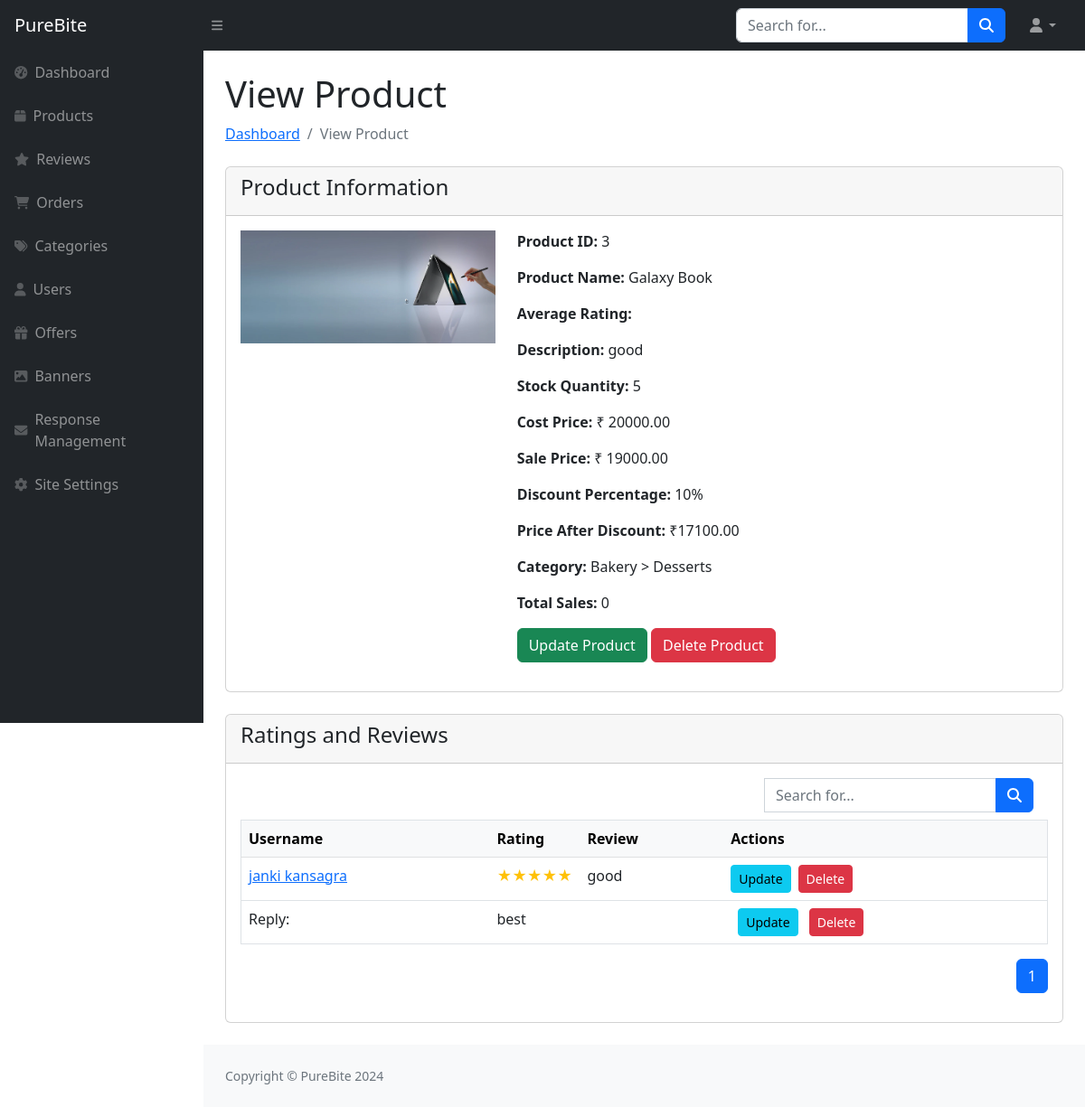
The page /Admin/view-product.php?product_id=3 on the database its author committed.
### tables this page shows
CREATE TABLE `product_details_tbl` (
  `Product_Id` int(11) NOT NULL,
  `Category_Id` int(11) NOT NULL,
  `Product_Name` varchar(100) NOT NULL,
  `Description` text NOT NULL,
  `Product_Image` varchar(255) NOT NULL,
  `Sale_Price` decimal(10,2) NOT NULL,
  `Cost_Price` decimal(10,2) NOT NULL,
  `Discount` tinyint(4) NOT NULL,
  `stock` int(11) NOT NULL DEFAULT 0,
  `is_active` tinyint(1) NOT NULL DEFAULT 1
);

CREATE TABLE `review_details_tbl` (
  `Review_Id` int(11) NOT NULL,
  `Reply_To` int(11) DEFAULT NULL,
  `Product_Id` int(11) DEFAULT NULL,
  `User_Id` int(11) NOT NULL,
  `Rating` int(11) DEFAULT NULL,
  `Review` text NOT NULL,
  `Review_Date` datetime NOT NULL
);

CREATE TABLE `user_details_tbl` (
  `User_Id` int(11) NOT NULL,
  `User_Role_Id` int(11) DEFAULT 0,
  `First_Name` varchar(50) NOT NULL,
  `Last_Name` varchar(50) NOT NULL,
  `Password` varchar(20) NOT NULL,
  `Email` varchar(320) NOT NULL,
  `Mobile_No` varchar(20) NOT NULL,
  `Active_Status` tinyint(4) NOT NULL,
  `Profile_Picture` varchar(255) DEFAULT 'default-img.png'
);

### Admin/view-product.php (the view, shortened to what this page needs)
<?php include "sidebar.php" ;
$product_id = $_GET['product_id'];
$query = "select product.`Product_Id`, product.`Category_Id`, product.`Product_Name`, product.`Description`, product.`Product_Image`, product.`Sale_Price`, product.`Cost_Price`, product.`Discount`, product.`stock` , round(avg(review.Rating)) 'Rating', round(Sale_Price-Sale_Price*Discount/100,2) 'Price',COUNT(o.Order_Id) 'Sold_Quantity' from product_details_tbl as product left join review_details_tbl as review on product.Product_Id = review.Product_Id left join order_details_tbl as o on o.Product_Id = review.Product_Id group by Product_Id having Product_Id=$product_id";
$result = mysqli_query($con,$query);
$product = mysqli_fetch_assoc($result);
$search = isset($_GET['search']) ? $_GET['search'] : '';
$search_query = '';
$query = "
    SELECT
        r.Review_Id, r.Rating, r.Review, r.Review_Date,
        p.Product_Id, p.Product_Name, p.Product_Image,
        u.User_Id, u.First_Name, u.Last_Name,
        r1.Review_Id as 'Reply_Id', r1.Review as 'Reply'
    FROM review_details_tbl r
    JOIN product_details_tbl p ON r.Product_Id = p.Product_Id
    JOIN user_details_tbl u ON r.User_Id = u.User_Id
    left join review_details_tbl r1 on r.Review_Id = r1.Reply_To
    $search_query
";
$result = mysqli_query($con, $query);
$total_records = mysqli_num_rows($result);
$records_per_page = 10;
$total_pages = ceil($total_records / $records_per_page);
$page = isset($_GET['page']) ? $_GET['page'] : 1;
$start_from = ($page - 1) * $records_per_page;
$query .= " LIMIT $start_from, $records_per_page";
$result = mysqli_query($con, $query);
?>
<div id="layoutSidenav_content">
    <div class="container-fluid px-4">
        <h1 class="mt-4">View Product</h1>
        <ol class="breadcrumb mb-4">
            <li class="breadcrumb-item"><a href="index.php">Dashboard</a></li>
            <li class="breadcrumb-item active">View Product</li>
        </ol>
        <div class="card mb-4">
            <div class="card-header">
                <h4>Product Information</h4>
            </div>
            <div class="card-body">
                <div class="row mb-3">
                    <div class="col-md-4">
                        <img src="..\img\items\products\<?php echo $product["Product_Image"]; ?>" alt="Product Photo" class="img-fluid">
                    </div>
                    <div class="col-md-8">
                        <p><strong>Product ID:</strong> <?php echo $product["Product_Id"]; ?></p>
                        <p><strong>Product Name:</strong> <?php echo $product["Product_Name"]; ?></p>
                        <p><strong>Average Rating:</strong>  <?php echo $product["Rating"]; ?></p>
                        <p><strong>Description:</strong>  <?php echo $product["Description"]; ?></p>
                        <p><strong>Stock Quantity:</strong>  <?php echo $product["stock"]; ?></p>
                        <p><strong>Cost Price:</strong> ₹ <?php echo $product["Cost_Price"]; ?></p>
                        <p><strong>Sale Price:</strong> ₹ <?php echo $product["Sale_Price"]; ?></p>
                        <p><strong>Discount Percentage:</strong>  <?php echo $product["Discount"]; ?>%</p>
                        <p><strong>Price After Discount:</strong> ₹<?php echo $product["Price"]; ?></p>
                        <p><strong>Category:</strong> Bakery > Desserts</p>
                        <p><strong>Total Sales:</strong>  <?php echo $product["Sold_Quantity"]; ?></p>
                        <a class="btn btn-success" href="update-product.php?product_id=<?php echo $product["Product_Id"]; ?>">Update Product</a>
                        <button class="btn btn-danger" data-bs-toggle="modal" data-bs-target="#deleteModal">Delete Product</button>
                    </div>
                </div>
            </div>
        </div>
        <div class="card mb-4 text-nowrap">
            <div class="card-header">
                <h4>Ratings and Reviews</h4>
            </div>
            <div class="card-body">
                <div class="d-flex justify-content-end mb-2">
                    <form class="d-none d-md-inline-block form-inline ms-auto me-0 me-md-3 my-2 my-md-0">
                        <div class="input-group">
                            <input class="form-control" type="text" placeholder="Search for..." aria-label="Search for..." aria-describedby="btnNavbarSearch" name="search" value="<?php echo isset($_GET['search']) ? $_GET['search'] : ''; ?>" />
                            <button class="btn btn-primary" id="btnNavbarSearch" type="search"><i class="fas fa-search"></i></button>
                        </div>
                    </form>
                </div>
                <table class="table border text-nowrap">
                    <thead class="table-light">
                        <tr>
                            <th>Username</th>
                            <th>Rating</th>
                            <th>Review</th>
                            <th>Actions</th>
                        </tr>
                    </thead>
                    <tbody>
                    <?php
                    if (mysqli_num_rows($result))
                    {
                        while($review = mysqli_fetch_assoc($result))
                        {
                            $fullName = $review['First_Name'] . ' ' . $review['Last_Name'];
                            ?>
                            <tr>
                                <td><a href="user-profile.php?user_id=<?php echo $review['User_Id']; ?>"><?php echo $fullName; ?></a></td>
                                <td style="width: 100px;">
                                    <span class="text-warning">
                                        <?php
                                        for($i = 0; $i < 5; $i++) {
                                            echo ($i < $review['Rating']) ? "&#9733;" : "&#9734;";
                                        }
                                        ?>
                                    </span>
                                </td>
                                <td style="max-width: 250px;" class="text-wrap"><?php echo $review['Review']; ?></td>
                                <td>
                                    <div class="d-flex flex-nowrap">
                                        <a class="btn btn-info btn-sm" href="update-review.php?review_id=<?php echo $review['Review_Id']; ?>">Update</a>
                                        <button class="btn btn-danger btn-sm ms-2" data-bs-toggle="modal" data-bs-target="#deleteModal<?php echo $review['Review_Id']; ?>">Delete</button>
                                    </div>
                                </td>
                            </tr>
                            <?php
                                if(isset($review['Reply_Id']))
                                {
                                    $reply_text = $review["Reply"];
                                ?>
                                    <tr>
                                        <td>Reply:</td>
                                        <td colspan="2"><?php echo $reply_text; ?></td>
                                        <td>
                                            <button class="btn btn-info btn-sm ms-2" data-bs-toggle="modal" data-bs-target="#updateModal<?php echo $review['Reply_Id']; ?>">Update</button>
                                            <button class="btn btn-danger btn-sm ms-2" data-bs-toggle="modal" data-bs-target="#deleteModal<?php echo $review['Reply_Id']; ?>">Delete</button>
                                        </td>
                                    </tr>
                                <?php
                                }
                            }
                    }
                    else
                    {
                        echo "<td colspan='4'>No reviews found!</td>";
                    }
                    ?>
                </tbody>
                </table>
                <div class="d-flex justify-content-end">
                    <nav aria-label="Page navigation example">
                        <ul class="pagination">
                            <?php
                                for ($i = 1; $i <= $total_pages; $i++) {
                                    echo "<li class='page-item " . ($i == $page ? 'active' : '') . "'><a class='page-link' href='?page=" . $i . "&search=$search&product_id=$product_id'>" . $i . "</a></li>";
                                }
                            ?>
                        </ul>
                    </nav>
                </div>
            </div>
        </div>
    </div>
<?php include("footer.php"); ?>

### rows shown on the page
product_details_tbl: Product_Image (picture), Product_Id "3", Product_Name "Galaxy Book", Description "good", stock "5", Cost_Price "20000.00", Sale_Price "19000.00", Discount "10"
review_details_tbl: User_Id.Last_Name "janki kansagra", Review "good", review_details_tbl.Review "best"

### other values the page prints
$product["Price"] "17100.00"
$product["Sold_Quantity"] "0"
